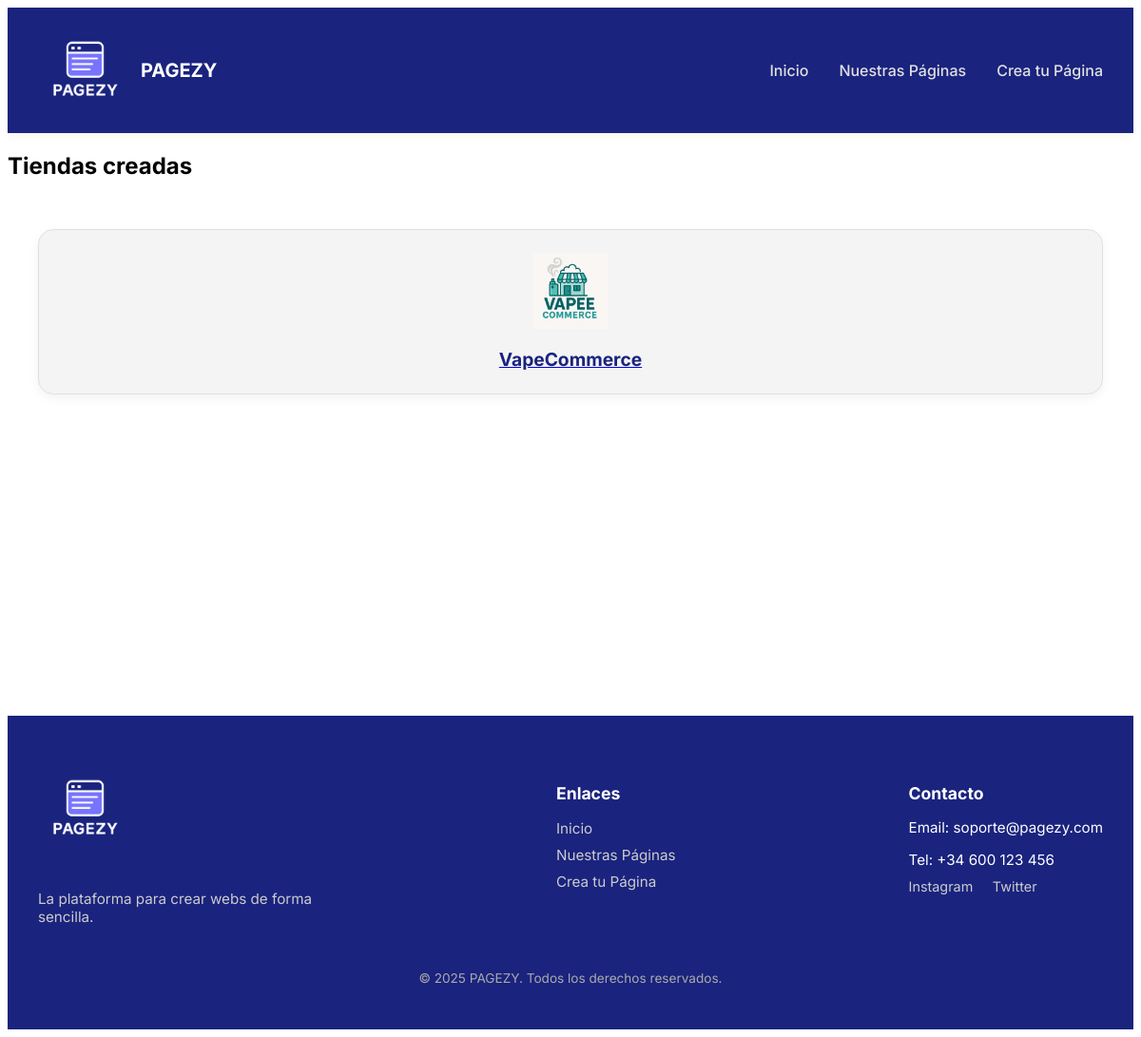
The app's page /pages/, older data.
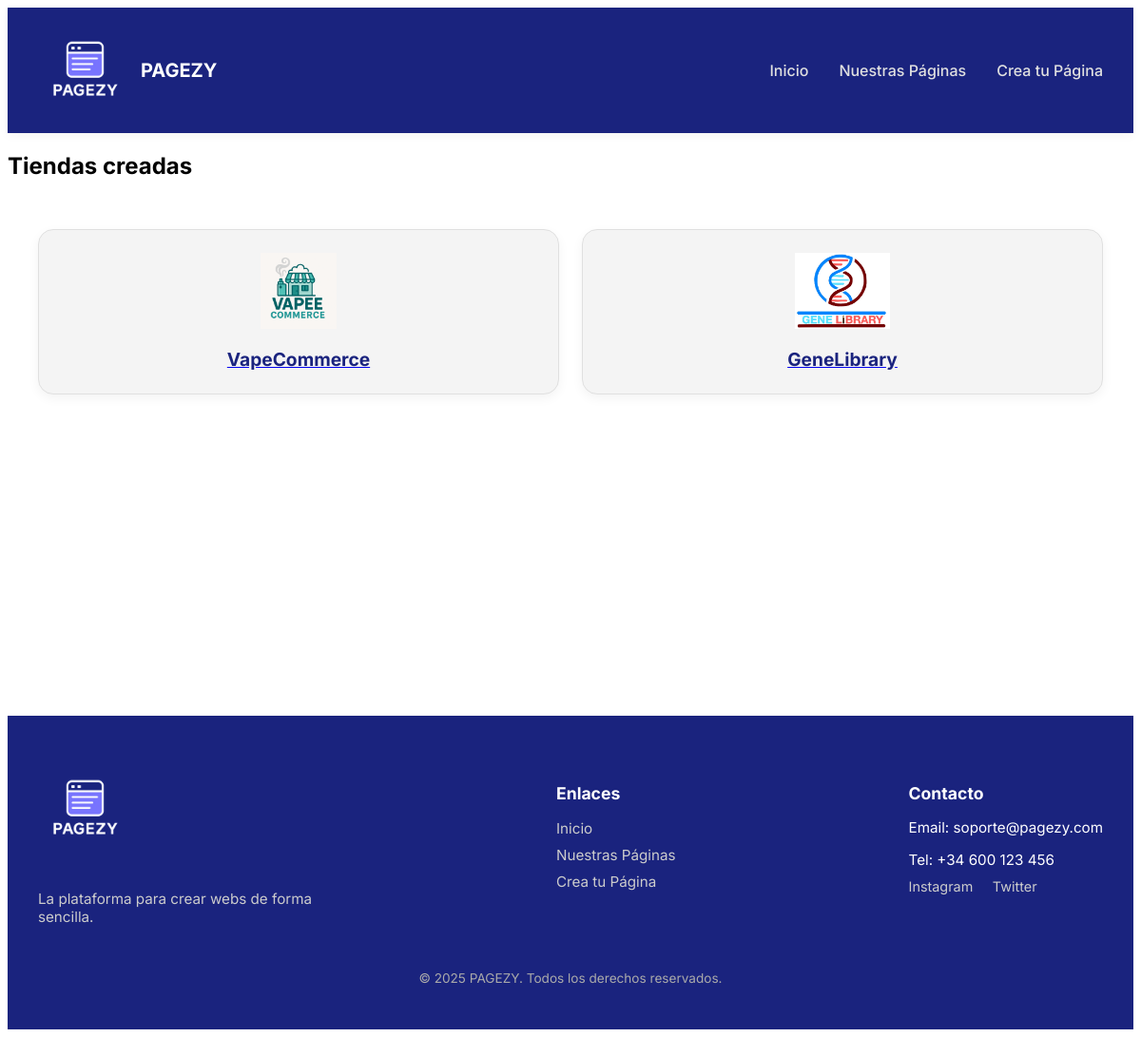
The same page, newer data.
### app/models_publicos.py (models this page shows)
class TiendaPublica(db.Model):
    id = db.Column(db.Integer, primary_key=True)
    nombre_tienda = db.Column(db.String(100), unique=True, nullable=False)
    email_contacto = db.Column(db.String(120), nullable=False)
    ruta_db = db.Column(db.String(255), nullable=False)  # Ruta al archivo .db de la tienda
    fecha_creacion = db.Column(db.DateTime, default=datetime.utcnow)

### app/routes/webs.py (the view)
@tiendas_bp.route("/")
def lista_tiendas():
    tiendas = TiendaPublica.query.all()
    return render_template("PaginasPresentacion/tiendas/lista_tiendas.html", tiendas=tiendas)

### app/templates/PaginasPresentacion/tiendas/lista_tiendas.html
{% extends 'PaginasPresentacion/base.html' %}
{% block content %}
<h2>Tiendas creadas</h2>
<div class="grid-tarjetas">
  {% for tienda in tiendas %}
  <a href="{{ url_for('tienda_publica.ver_tienda', nombre_tienda=tienda.nombre_tienda) }}" class="tienda">
    <div class="tarjeta-tienda">
      <div class="logo-tienda">
        <img src="/static/logos/{{ tienda.nombre_tienda }}_logo.png" alt="Logo de {{ tienda.nombre_tienda }}">
      </div>
      <h3>{{ tienda.nombre_tienda }}</h3>
    </div>
  </a>
  {% endfor %}
</div>
{% endblock %}

### app/templates/PaginasPresentacion/base.html (shortened to what this page needs)
<!DOCTYPE html>
<html lang="es">
<head>
  <link rel="stylesheet" href="{{ url_for('static', filename='css/Presentacion/main.css') }}">
</head>
<body>
  {% include 'PaginasPresentacion/navbar.html' %}
  <main>
    {% block content %}{% endblock %}
  </main>
  {% include 'PaginasPresentacion/footer.html' %}
</body>
</html>

### app/templates/PaginasPresentacion/navbar.html (shortened to what this page needs)
<nav class="navbar">
  <div class="container">
    <a href="/" class="navbar-logo">
      <img src="{{ url_for('static', filename='imgs/pagezy1.png') }}" alt="PAGEZY Logo">
      <span>PAGEZY</span>
    </a>
    <ul class="nav-links">
      <li><a href="/">Inicio</a></li>
      <li><a href="{{ url_for('tiendas.lista_tiendas') }}">Nuestras Páginas</a></li>
      <li><a href="{{ url_for('crear_tienda.paso1') }}">Crea tu Página</a></li>
    </ul>
  </div>
</nav>

### app/templates/PaginasPresentacion/footer.html (shortened to what this page needs)
<footer class="footer">
  <div class="container">
    <div class="footer-grid">
      <div class="footer-brand">
        <img src="{{ url_for('static', filename='imgs/pagezy1.png') }}" alt="PAGEZY Logo">
        <p>La plataforma para crear webs de forma sencilla.</p>
      </div>
      <div class="footer-links">
        <h4>Enlaces</h4>
        <ul>
          <li><a href="/">Inicio</a></li>
          <li><a href="{{ url_for('tiendas.lista_tiendas') }}">Nuestras Páginas</a></li>
          <li><a href="{{ url_for('crear_tienda.paso1') }}">Crea tu Página</a></li>
        </ul>
      </div>
      <div class="footer-contacto">
        <h4>Contacto</h4>
        <p>Email: soporte@pagezy.com</p>
        <p>Tel: +34 600 123 456</p>
        <div class="social">
          <a href="#"> Instagram</a>
          <a href="#"> Twitter</a>
        </div>
      </div>
    </div>
    <div class="footer-copy">
      <p>&copy; 2025 PAGEZY. Todos los derechos reservados.</p>
    </div>
  </div>
</footer>

### app/static/css/Presentacion/main.css (style rules this page uses)
.navbar { background-color: #1a237e; box-shadow: 0 2px 10px rgba(0, 0, 0, 0.05); padding: 1rem 0; position: sticky; top: 0; z-index: 1000; }
.navbar .container { max-width: 1200px; margin: 0 auto; padding: 0 2rem; display: flex; align-items: center; justify-content: space-between; flex-wrap: wrap; }
.navbar .navbar-logo { display: flex; align-items: center; text-decoration: none; }
.navbar .navbar-logo img { height: 100px; margin-right: 0.5rem; }
.navbar .navbar-logo span { font-weight: bold; font-size: 1.25rem; color: #fff; }
.navbar .nav-links { list-style: none; display: flex; gap: 2rem; }
.navbar .nav-links li a { text-decoration: none; color: #e0e0e0; font-weight: 500; transition: color 0.3s; }
.footer { background-color: #1a237e; color: #fff; padding: 3rem 2rem 2rem 2rem; }
.footer .container { max-width: 1200px; margin: 0 auto; }
.footer .footer-grid { display: flex; justify-content: space-between; flex-wrap: wrap; gap: 2rem; }
.footer .footer-grid .footer-brand { max-width: 300px; }
.footer .footer-grid .footer-brand img { height: 100px; margin-bottom: 1rem; }
.footer .footer-grid .footer-brand p { font-size: 0.95rem; color: #ccc; }
.footer .footer-grid .footer-links h4, .footer .footer-grid .footer-contacto h4 { font-size: 1.1rem; margin-bottom: 1rem; color: #fff; }
.footer .footer-grid .footer-links ul, .footer .footer-grid .footer-contacto ul { list-style: none; padding: 0; }
.footer .footer-grid .footer-links ul li, .footer .footer-grid .footer-contacto ul li { margin-bottom: 0.5rem; }
.footer .footer-grid .footer-links ul li a, .footer .footer-grid .footer-contacto ul li a { color: #ccc; text-decoration: none; font-size: 0.95rem; }
.footer .footer-grid .footer-links p, .footer .footer-grid .footer-contacto p { font-size: 0.95rem; margin-bottom: 0.5rem; }
.footer .footer-grid .footer-links .social, .footer .footer-grid .footer-contacto .social { margin-top: 0.5rem; }
.footer .footer-grid .footer-links .social a, .footer .footer-grid .footer-contacto .social a { display: inline-block; margin-right: 1rem; color: #ccc; font-size: 0.9rem; text-decoration: none; }
.footer .footer-copy { margin-top: 2rem; text-align: center; font-size: 0.85rem; color: #aaa; }
.grid-tarjetas { display: grid; grid-template-columns: repeat(auto-fit, minmax(200px, 1fr)); gap: 1.5rem; padding: 2rem; min-height: 60vh; }
.tarjeta-tienda { border: 1px solid #e0e0e0; padding: 1.5rem; text-align: center; border-radius: 1rem; background-color: #f4f4f4; box-shadow: 0 4px 12px rgba(0, 0, 0, 0.05); transition: transform 0.2s ease; }
.tarjeta-tienda img { max-height: 80px; object-fit: contain; margin-bottom: 1rem; }
.tarjeta-tienda h3 { font-size: 1.2rem; color: #1a237e; margin: 0; }
body { font-family: "Inter", sans-serif; }

Row changes from the older to the newer data that the page shows:
added TiendaPublica: nombre_tienda (picture), nombre_tienda "GeneLibrary"
